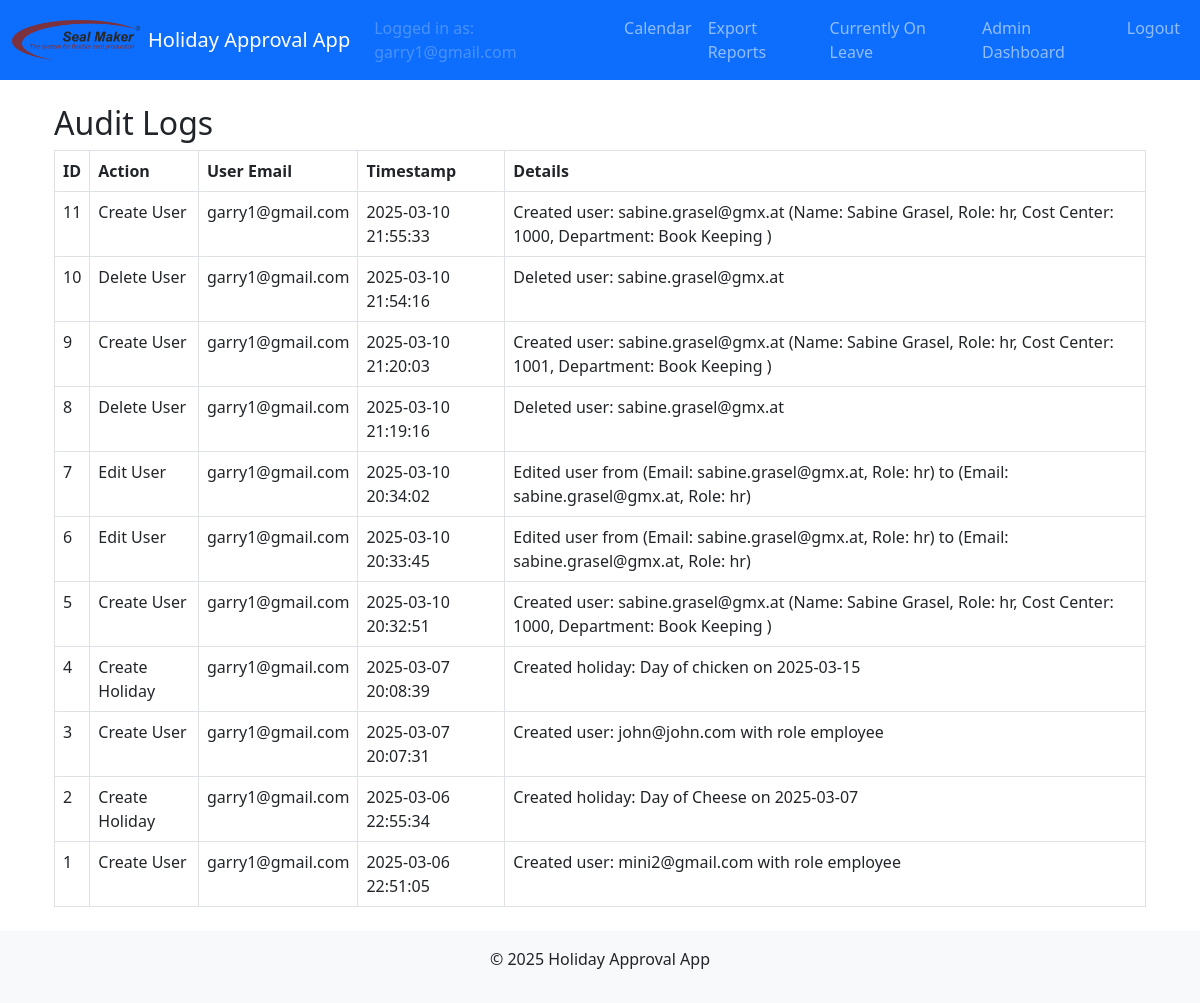
Before: /admin/security (signed in) with the older database file.
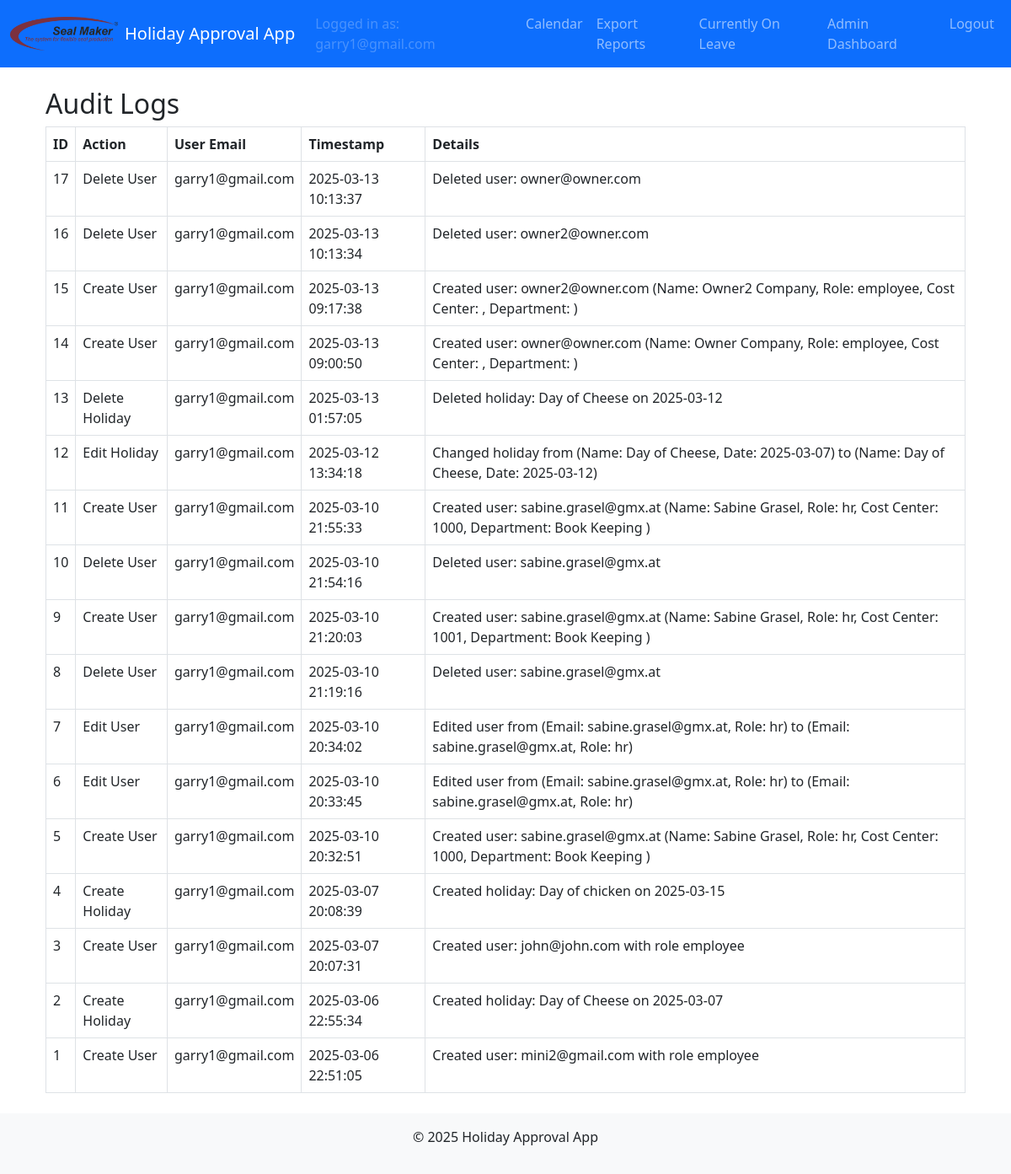
After: the same page with the newer database file.
### models.py (models this page shows, shortened)
class AuditLog(db.Model):
    id = db.Column(db.Integer, primary_key=True)
    action = db.Column(db.String(200), nullable=False)
    timestamp = db.Column(db.DateTime, default=datetime.utcnow)
    user_email = db.Column(db.String(120), nullable=False)
    details = db.Column(db.Text)

### admin/routes.py (the view)
@admin_bp.route('/security')
@login_required
@admin_required
def security():
    audit_logs = AuditLog.query.order_by(AuditLog.timestamp.desc()).all()
    return render_template('admin_security.html', audit_logs=audit_logs)

### admin/routes.py (called while the page is built)
def admin_required(func):
    @wraps(func)
    def wrapper(*args, **kwargs):
        if current_user.role not in ['admin', 'sub-admin']:
            flash(_("Access denied: Admins only."), "danger")
            return redirect(url_for('main.calendar'))
        return func(*args, **kwargs)
    return wrapper

### app.py (called while the page is built, shortened)
def create_app():
    app = Flask(__name__)
    app.config.from_object(Config)
    db.init_app(app)
    migrate.init_app(app, db)
    login_manager.init_app(app)
    bcrypt.init_app(app)
    mail.init_app(app)
    babel = Babel(app)
    babel.locale_selector_func = lambda: request.accept_languages.best_match(app.config['LANGUAGES'])
    @app.context_processor
    def inject_locale():
        return dict(get_locale=babel.locale_selector_func)
    login_manager.login_view = 'auth.login'
    @login_manager.user_loader
    def load_user(user_id):
        return User.query.get(int(user_id))

### templates/admin_security.html
{% extends "layout.html" %}
{% block content %}
<div class="container">
  <h2>Audit Logs</h2>
  {% if audit_logs %}
    <table class="table table-bordered">
      <thead>
        <tr>
          <th>ID</th>
          <th>Action</th>
          <th>User Email</th>
          <th>Timestamp</th>
          <th>Details</th>
        </tr>
      </thead>
      <tbody>
        {% for log in audit_logs %}
        <tr>
          <td>{{ log.id }}</td>
          <td>{{ log.action }}</td>
          <td>{{ log.user_email }}</td>
          <td>{{ log.timestamp.strftime('%Y-%m-%d %H:%M:%S') }}</td>
          <td>{{ log.details }}</td>
        </tr>
        {% endfor %}
      </tbody>
    </table>
  {% else %}
    <p>No audit logs available.</p>
  {% endif %}
</div>
{% endblock %}

Changed rows visible on the page:
added AuditLog: id "17", action "Delete User", user_email "garry1@gmail.com", timestamp "2025-03-13 10:13:37", details "Deleted user: owner@owner.com"
added AuditLog: id "16", action "Delete User", user_email "garry1@gmail.com", timestamp "2025-03-13 10:13:34", details "Deleted user: owner2@owner.com"
added AuditLog: id "15", action "Create User", user_email "garry1@gmail.com", timestamp "2025-03-13 09:17:38", details "Created user: owner2@owner.com (Name: Owner2 Company, Role: employee, Cost Center: , Department: )"
added AuditLog: id "14", action "Create User", user_email "garry1@gmail.com", timestamp "2025-03-13 09:00:50", details "Created user: owner@owner.com (Name: Owner Company, Role: employee, Cost Center: , Department: )"
added AuditLog: id "13", action "Delete Holiday", user_email "garry1@gmail.com", timestamp "2025-03-13 01:57:05", details "Deleted holiday: Day of Cheese on 2025-03-12"
added AuditLog: id "12", action "Edit Holiday", user_email "garry1@gmail.com", timestamp "2025-03-12 13:34:18", details "Changed holiday from (Name: Day of Cheese, Date: 2025-03-07) to (Name: Day of Cheese, Date: 2025-03-12)"
